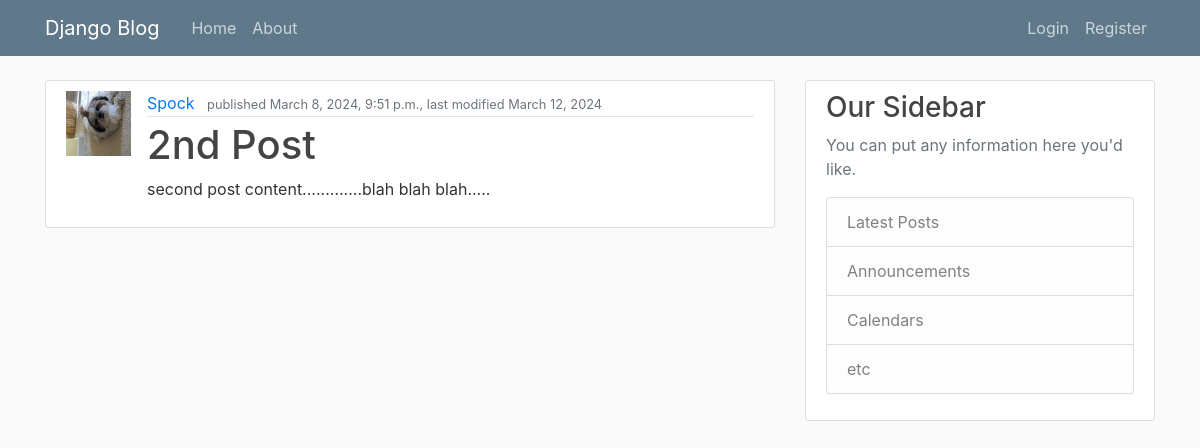
The page /blog/post/2/ on the database as committed earlier.
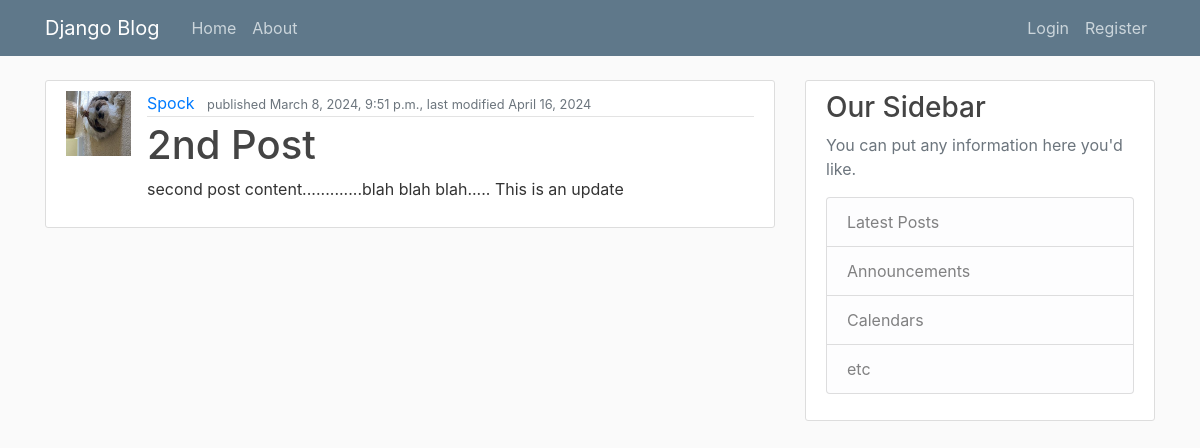
The same page on the database as committed later.
### blog/models.py (models this page shows, shortened)
class Blogpost(models.Model):
    title = models.CharField(max_length=100)
    content = models.TextField()
    date_posted = models.DateTimeField(auto_now_add=True)
    last_modified = models.DateField(auto_now=True)
    author = models.ForeignKey(User, on_delete=models.CASCADE, related_name= "posts") #User is the related table (model class)

### users/models.py (models this page shows, shortened)
class Profile(models.Model):
    user = models.OneToOneField(User, on_delete=models.CASCADE, related_name='profile')
    profpic = models.ImageField(default='default.jpg', upload_to='profile_pics', verbose_name='profile image') #image files stored in file system, not db
    friend = models.ManyToManyField('self', blank=True)

### blog/classviews.py (the view)
# urls.py: path('post/<int:pk>/', classviews.BlogpostDetailView.as_view(), name = 'blog-post-x'),
class BlogpostDetailView(DetailView):
    model = Blogpost
    template_name = 'blog/post.html'
    context_object_name = 'post'
    '''associates context name with a single instance of the Blogpost model identified by
    primary key (DetailView expects 'pk' when called) passed in from the URLConf'''

### blog/templates/blog/post.html (shortened to what this page needs)
{% extends "blog/base.html" %}
{% block content %}
        <article class="media content-section">
            <img src="{{ post.author.profile.profpic.url }}" class="article-img">
            <div class="media-body">
            <div class="article-metadata">
                <a class="mr-2" href="{% url 'users-profile-x' post.author.username %}">{{ post.author.username }}</a>
                <small class="text-muted">published {{ post.date_posted }}, last modified {{ post.last_modified }} </small>
            </div>
            <h1 class="article-title">{{ post.title }}</h1>
            <p class="article-content">{{ post.content }}</p>
            </div>
        </article>
{% endblock %}

Rows that differ between the two databases and show on the page:
changed Blogpost "2nd Post": last_modified "March 12, 2024" → "April 16, 2024"; content "second post content.............blah blah blah....." → "second post content.............blah blah blah..... This is an update"
